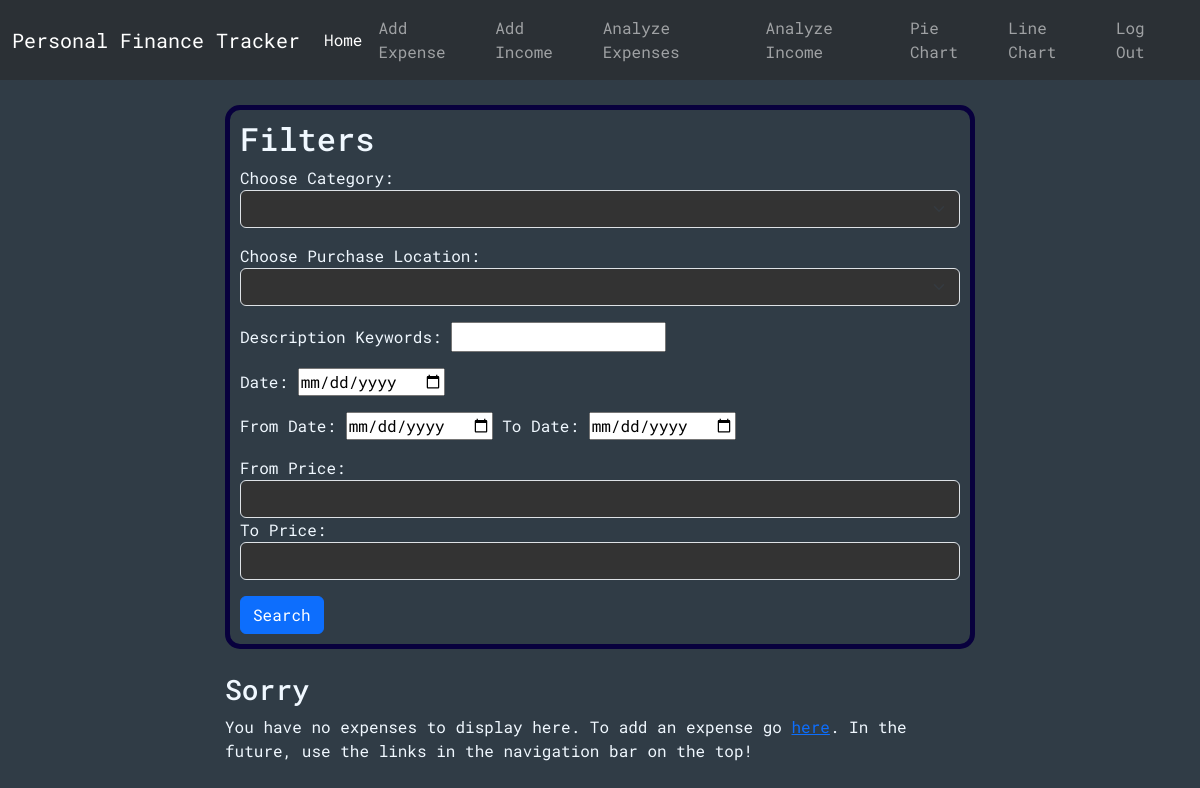
The page /analyzeExpenses (signed in) on the database as committed earlier.
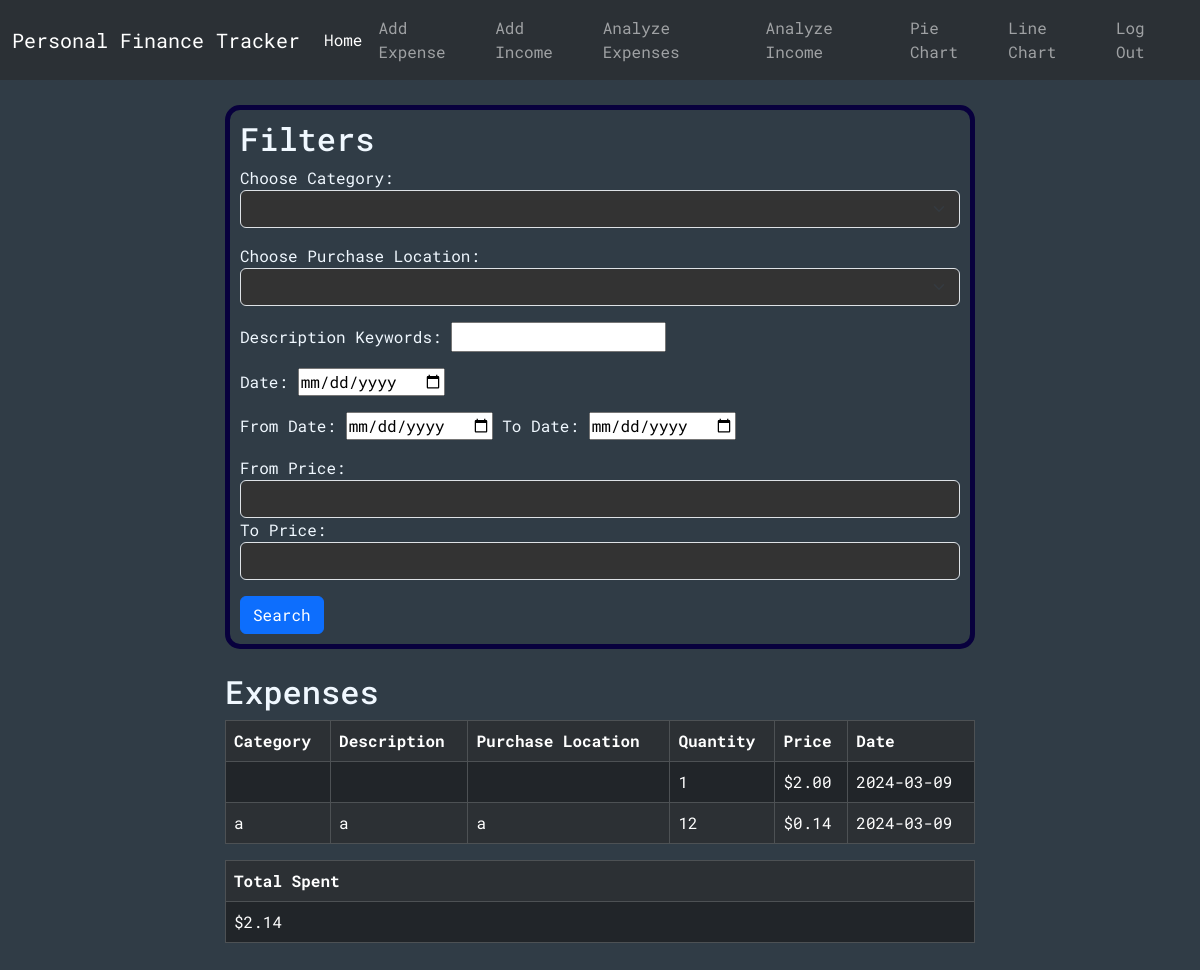
The same page on the database as committed later.
### tables this page shows
CREATE TABLE expenses (id INTEGER PRIMARY KEY, user_id INTEGER NOT NULL, category TEXT, description TEXT, purchaseLocation TEXT, quantity INTEGER NOT NULL, price NUMERIC NOT NULL, date TEXT NOT NULL, color TEXT, FOREIGN KEY (user_id) REFERENCES users(id));

### app.py (the view)
@app.route("/analyzeExpenses", methods=["GET", "POST"])
@login_required
def analyzeExpenses():
    conn = get_db_connection()
    categories = conn.execute("SELECT DISTINCT category FROM expenses WHERE user_id = ?", (session["user_id"],)).fetchall()
    purchaseLocations = conn.execute("SELECT DISTINCT purchaseLocation FROM expenses WHERE user_id = ?", (session["user_id"],)).fetchall()
    categoryFilter = None
    purchaseLocationFilter = None
    keywordsFilter = None
    dateFilter = None
    fromDateFilter =None
    toDateFilter = None
    fromPriceFilter = None
    toPriceFilter = None
    exps = conn.execute("SELECT * FROM expenses WHERE user_id = ?", (session["user_id"],)).fetchall()
    total = conn.execute("SELECT SUM(price) AS sum FROM expenses WHERE user_id = ?", (session["user_id"],)).fetchall()[0]["sum"]
    if request.method == "POST":
        categoryFilter = request.form.get("category")
        purchaseLocationFilter = request.form.get("purchaseLocation")
        keywordsFilter = request.form.get("keywords")
        dateFilter = request.form.get("date")
        fromDateFilter = request.form.get("fromDate")
        toDateFilter = request.form.get("toDate")
        fromPriceFilter = request.form.get("fromPrice")
        toPriceFilter = request.form.get("toPrice")
        if dateFilter and (fromDateFilter or toDateFilter):
            flash("Cannot do from-to date at the same time as a specific date")
        if (fromPriceFilter and toPriceFilter) and float(fromPriceFilter) > float(toPriceFilter):
            flash("From-price must be smaller than to-price")
        if fromDateFilter:
            fD = date.fromisoformat(fromDateFilter)
        if toDateFilter:
            tD = date.fromisoformat(toDateFilter)
        if  fromDateFilter and toDateFilter and (not dateIsLessThan(fD, tD)):
            flash("From-date must be less than to-date")
        floatedFromPriceFilter = 0
        if fromPriceFilter:
            floatedFromPriceFilter = float(fromPriceFilter)
        floatedToPriceFilter = 0
        if toPriceFilter:
            floatedToPriceFilter = float(toPriceFilter)
        exps = conn.execute("SELECT * FROM expenses WHERE"\
                            " user_id = ?"\
                            " AND CASE WHEN ? != '' THEN category = ? ELSE 1 END"\
                            " AND CASE WHEN ? != '' THEN purchaseLocation = ? ELSE 1 END"\
                            " AND CASE WHEN ? != '' THEN description LIKE ? ELSE 1 END"\
                            " AND CASE WHEN ? != '' THEN date = ? ELSE 1 END"\
                             " AND CASE WHEN ? != '' AND ? != '' THEN date BETWEEN ? AND ? "\
                                " WHEN ? != '' AND ? == '' THEN date BETWEEN ? AND '9999-00-00'"\
                                " WHEN ? != '' AND ? == '' THEN date BETWEEN 0000-00-00  AND ?"\
                                " ELSE 1 END"\
                            " AND CASE WHEN ? != '' AND ? != '' THEN price BETWEEN ? AND ? "\
                                " WHEN ? != '' AND ? == '' THEN price BETWEEN ? AND 99999999"\
                                " WHEN ? != '' AND ? == '' THEN price BETWEEN 0 AND ?"\
                                " ELSE 1 END"
                            , (session["user_id"], categoryFilter, categoryFilter, purchaseLocationFilter, purchaseLocationFilter, keywordsFilter, f'%{keywordsFilter}%', dateFilter, dateFilter, fromDateFilter, toDateFilter, fromDateFilter, toDateFilter, fromDateFilter, toDateFilter, fromDateFilter, toDateFilter, fromDateFilter, toDateFilter , fromPriceFilter, toPriceFilter, floatedFromPriceFilter, floatedToPriceFilter, fromPriceFilter, toPriceFilter, floatedFromPriceFilter, fromPriceFilter, toPriceFilter, floatedToPriceFilter)).fetchall()
        total = conn.execute("SELECT SUM(price) AS sum FROM expenses WHERE"\
                            " user_id = ?"\
                            " AND CASE WHEN ? != '' THEN category = ? ELSE 1 END"\
                            " AND CASE WHEN ? != '' THEN purchaseLocation = ? ELSE 1 END"\
                            " AND CASE WHEN ? != '' THEN description LIKE ? ELSE 1 END"\
                            " AND CASE WHEN ? != '' THEN date = ? ELSE 1 END"\
                            " AND CASE WHEN ? != '' AND ? != '' THEN date BETWEEN ? AND ? "\
                                " WHEN ? != '' AND ? == '' THEN date BETWEEN ? AND '9999-00-00'"\
                                " WHEN ? != '' AND ? == '' THEN date BETWEEN 0000-00-00  AND ?"\
                                " ELSE 1 END"\
                            " AND CASE WHEN ? != '' AND ? != '' THEN price BETWEEN ? AND ? "\
                                " WHEN ? != '' AND ? == '' THEN price BETWEEN ? AND 99999999"\
                                " WHEN ? != '' AND ? == '' THEN price BETWEEN 0 AND ?"\
                                " ELSE 1 END"
                            , (session["user_id"], categoryFilter, categoryFilter, purchaseLocationFilter, purchaseLocationFilter, keywordsFilter, f'%{keywordsFilter}%', dateFilter, dateFilter, fromDateFilter, toDateFilter, fromDateFilter, toDateFilter, fromDateFilter, toDateFilter, fromDateFilter, toDateFilter, fromDateFilter, toDateFilter, fromPriceFilter, toPriceFilter, floatedFromPriceFilter, floatedToPriceFilter, fromPriceFilter, toPriceFilter, floatedFromPriceFilter, fromPriceFilter, toPriceFilter, floatedToPriceFilter)).fetchall()[0]["sum"]
    elif request.method == "GET":
        categoryFilter = categoryFilter if categoryFilter is not None else ""
        purchaseLocationFilter = purchaseLocationFilter if purchaseLocationFilter is not None else ""
        keywordsFilter = keywordsFilter if keywordsFilter is not None else ""
        dateFilter = dateFilter if dateFilter is not None else ""
        fromDateFilter = fromDateFilter if fromDateFilter is not None else ""
        toDateFilter = toDateFilter if toDateFilter is not None else ""
        fromPriceFilter = fromPriceFilter if fromPriceFilter is not None else ""
        toPriceFilter = toPriceFilter if toPriceFilter is not None else ""
    return render_template("analyzeExpenses.html", categories=categories,purchaseLocations=purchaseLocations,expenses=exps,total=total,categoryFilter=categoryFilter,purchaseLocationFilter=purchaseLocationFilter,keywordsFilter=keywordsFilter,dateFilter=dateFilter,fromDateFilter=fromDateFilter,toDateFilter=toDateFilter,    fromPriceFilter=fromPriceFilter, toPriceFilter=toPriceFilter)

### helpers.py (called while the page is built)
def login_required(f):
    @wraps(f)
    def decorated_function(*args, **kwargs):
        if session.get("user_id") is None:
            return redirect("/login")
        return f(*args, **kwargs)
    return decorated_function

def get_db_connection():
    conn = sqlite3.connect('database.db')
    conn.row_factory = sqlite3.Row
    return conn

### templates/analyzeExpenses.html (shortened to what this page needs)
{% extends "layout.html" %}
{% block body %}
<div class="cont center-horizontal">
  <div class="formBox">
    <h2>Filters</h2>
    <form action="/analyzeExpenses" method="post">
      <div class="mb-3">
        <label for="category">Choose Category:</label>
        <select name="category" id="category" class="form-select">
          <option></option>
          {% for category in categories %}
          <option value="{{category['category']}}" {% if category['category'] == categoryFilter %}selected{% endif %}>
          </option>
          {% endfor %}
        </select>
      </div>
      <div class="mb-3">
        <label for="purchaseLocation">Choose Purchase Location:</label>
        <select
          name="purchaseLocation"
          id="purchaseLocation"
          class="form-select"
        >
          <option></option>
          {% for purchaseLocation in purchaseLocations %}
          <option value="{{purchaseLocation['purchaseLocation']}}" {% if purchaseLocation['purchaseLocation'] == purchaseLocationFilter %}selected{% endif %}>
          </option>
          {% endfor %}
        </select>
      </div>
      <div class="mb-3">
        <label for="keywords">Description Keywords:</label>
        <input
          type="text"
          name="keywords"
          id="keywords"
          value="{{keywordsFilter}}"
        />
      </div>
      <div class="mb-3">
        <label for="date">Date:</label>
        <input type="date" name="date" id="date" value="{{dateFilter}}" />
      </div>
      <div class="mb-3">
        <label for="fromDate">From Date:</label>
        <input
          type="date"
          name="fromDate"
          id="fromDate"
          value="{{fromDateFilter}}"
        />
        <label for="toDate">To Date:</label>
        <input type="date" name="toDate" id="toDate" value="{{toDateFilter}}" />
      </div>
      <div class="mb-3">
        <label for="fromPrice">From Price:</label>
        <input
          type="number"
          step="0.01"
          min="0"
          class="form-control"
          name="fromPrice"
          id="fromPrice"
          value="{{fromPriceFilter}}"
        />
        <label for="toPrice">To Price:</label>
        <input
          type="number"
          step="0.01"
          min="0"
          class="form-control"
          name="toPrice"
          id="toPrice"
          value="{{toPriceFilter}}"
        />
      </div>
      <button type="submit" class="btn btn-primary">Search</button>
    </form>
  </div>
  <br />
  {% if expenses -%}
  <div>
    <div>
      <h2>Expenses</h2>
      <div class="table-responsive">
        <table
          class="table table-dark table-striped table-bordered table-hover"
        >
          <tr>
            <th scope="col">Category</th>
            <th scope="col">Description</th>
            <th scope="col">Purchase Location</th>
            <th scope="col">Quantity</th>
            <th scope="col">Price</th>
            <th scope="col">Date</th>
          </tr>
          {% for expense in expenses %}
          <tr>
            <td>{{ expense["category"] }}</td>
            <td>{{ expense["description"] }}</td>
            <td>{{ expense["purchaseLocation"] }}</td>
            <td>{{ expense["quantity"] }}</td>
            <td>{{ "$%.2f"| format(expense["price"] )}}</td>
            <td>{{ expense["date"] }}</td>
          </tr>
          {% endfor %}
        </table>
      </div>
      <table class="table table-dark table-striped table-bordered table-hover">
        <tr>
          <th scope="col">Total Spent</th>
        </tr>
        <tr>
          <td>{{"$%.2f"| format(total)}}</td>
        </tr>
      </table>
    </div>
    {% else -%}
    <h3>Sorry</h3>
    <p>
      You have no expenses to display here. To add an expense go
      <a href="/add-expense">here</a>. In the future, use the links in the
      navigation bar on the top!
    </p>
    {% endif %}
  </div>
</div>
{% endblock %}

### templates/layout.html (shortened to what this page needs)
{% include "base.html" %}
<nav class="navbar navbar-expand-lg bg-body-tertiary" data-bs-theme="dark">
  <div class="container-fluid">
    <a class="navbar-brand" href="/">Personal Finance Tracker</a>
    <div class="collapse navbar-collapse" id="navbarSupportedContent">
      <div>
        <ul class="navbar-nav">
          <li class="nav-item" style="margin-top: auto; margin-bottom: auto">
            <a class="nav-link active" aria-current="page" href="/">Home</a>
          </li>
          <li class="nav-item">
            <a class="nav-link" href="/add-expense">Add Expense</a>
          </li>
          <li class="nav-item">
            <a class="nav-link" href="/add-income">Add Income</a>
          </li>
          <li class="nav-item">
            <a class="nav-link" href="/analyzeExpenses">Analyze Expenses</a>
          </li>
          <li class="nav-item">
            <a class="nav-link" href="/analyzeIncome">Analyze Income</a>
          </li>
          <li class="nav-item">
            <a class="nav-link" href="/pieChart">Pie Chart</a>
          </li>
          <li class="nav-item">
            <a class="nav-link" href="/lineChart">Line Chart</a>
          </li>
        </ul>
      </div>
      <div class="navbar-nav flex-end right-div">
        <a class="nav-link" href="/login">Log Out</a>
      </div>
    </div>
  </div>
</nav>
{% block body %}{% endblock %}

### templates/base.html (shortened to what this page needs)
<!DOCTYPE html>
<html lang="en">
  <head>
    <link rel="stylesheet" href="../static/styles/CSS.css" />
    <link
      href="https://cdn.jsdelivr.net/npm/bootstrap@5.3.2/dist/css/bootstrap.min.css"
      rel="stylesheet"
    />
    <link
      href="https://netdna.bootstrapcdn.com/font-awesome/3.2.1/css/font-awesome.css"
      rel="stylesheet"
    />
  </head>
  <body id="body">
  </body>
</html>

### static/styles/CSS.css (style rules this page uses)
.cont { display: flex; justify-content: center; padding: 15px; flex-direction: column; color: aliceblue; max-width: 100vw; }
.navbar-nav { z-index: 1000; }
.center-horizontal { margin: 0 auto; width: 90vw; max-width: 800px; padding: 25px; }
.right-div { margin-left: auto; box-sizing: border-box; }
.formBox { border: 5px solid rgb(8, 0, 61); border-radius: 15px; padding: 10px; }
#body { background-color: rgb(48, 60, 70); font-family: "Roboto Mono", monospace; color: aliceblue; }
.form-select { background-color: #333 !important; color: aliceblue !important; }
.form-control { background-color: #333 !important; color: #f0f8ff !important; }

Rows that differ between the two databases and show on the page:
now on this page (row edited): expenses: quantity "1", price "$2.00", date "2024-03-09"
now on this page (row edited): expenses: category "a", description "a", purchaseLocation "a", quantity "12", price "$0.14", date "2024-03-09"
Other text that changed with them:
{{ "$%.2f"| format(total) }}: (not shown) → "$2.14"
text no longer shown: "Sorry You have no expenses to display here. To add an expense go here . In the future, use the links in the navigation bar on the top!"
text now shown: "Expenses Category Description Purchase Location Quantity Price Date Total Spent"
